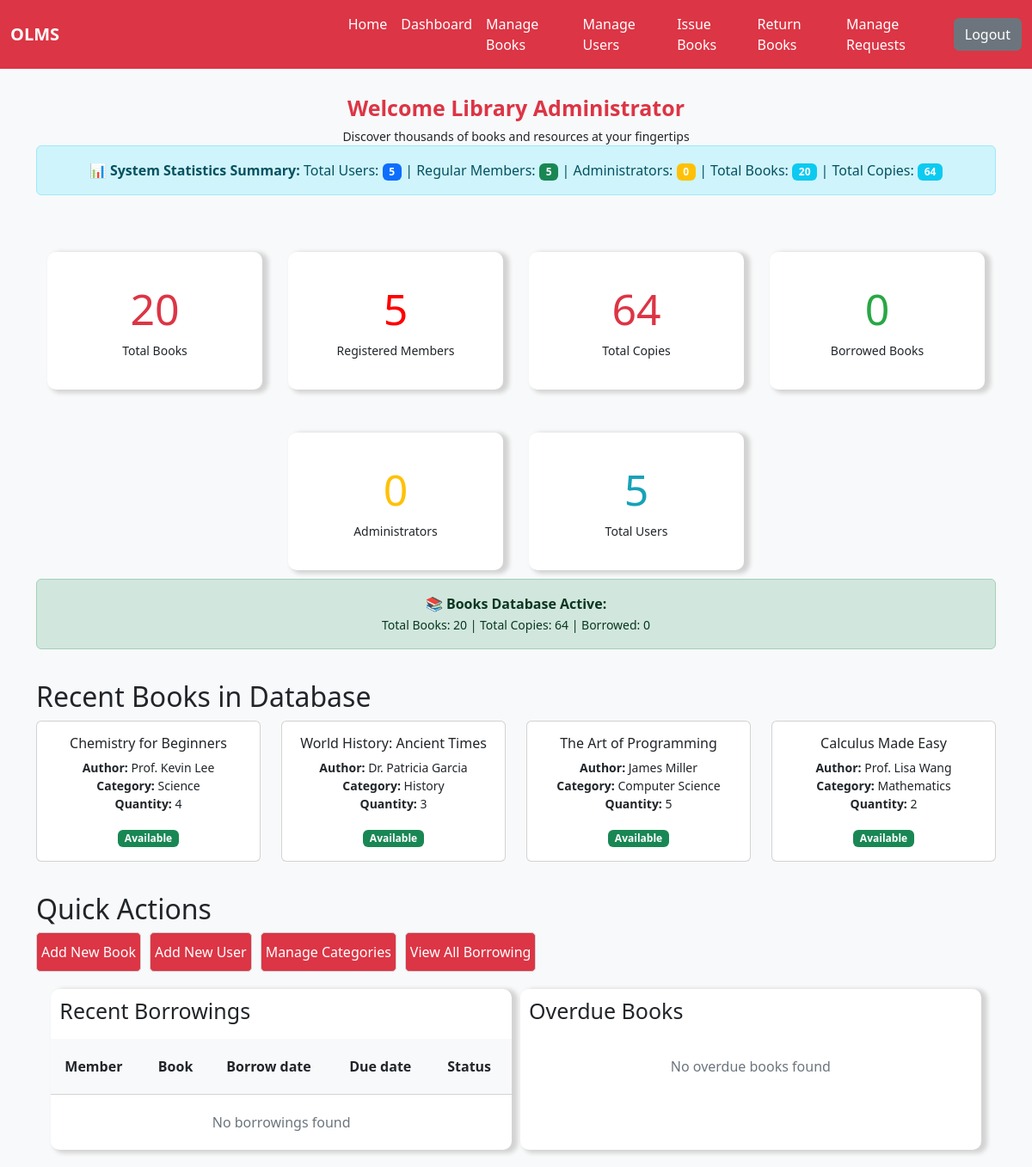
Screenshot of /Admin_dashboard/admindashboard.php (signed in) with the database file from the repository.
### tables this page shows
CREATE TABLE `books` (
  `id` int(11) NOT NULL AUTO_INCREMENT,
  `title` varchar(200) NOT NULL,
  `author` varchar(100) NOT NULL,
  `category` varchar(50) NOT NULL,
  `description` text,
  `cover` varchar(500) DEFAULT NULL,
  `quantity` int(11) DEFAULT 1,
  `created_at` timestamp DEFAULT CURRENT_TIMESTAMP,
  PRIMARY KEY (`id`)
);

### Admin_dashboard/admindashboard.php (the view, shortened to what this page needs)
<?php
$total_users = 0;
$total_admins = 0;
$total_all_users = 0;
$total_books = 0;
$borrowed_books = 0;
$db_connected = false;
try {
    include('../database/config.php');
    $db_connected = true;
    $sql = "SELECT COUNT(*) as total_users FROM users WHERE role = 'user'";
    $result = mysqli_query($conn, $sql);
    if ($result) {
        $data = mysqli_fetch_assoc($result);
        $total_users = $data['total_users'];
    }
    $sql_admin = "SELECT COUNT(*) as total_admins FROM users WHERE role = 'admin'";
    $result_admin = mysqli_query($conn, $sql_admin);
    if ($result_admin) {
        $data_admin = mysqli_fetch_assoc($result_admin);
        $total_admins = $data_admin['total_admins'];
    }
    $sql_total = "SELECT COUNT(*) as total_all_users FROM users";
    $result_total = mysqli_query($conn, $sql_total);
    if ($result_total) {
        $data_total = mysqli_fetch_assoc($result_total);
        $total_all_users = $data_total['total_all_users'];
    }
    $sql_books = "SELECT COUNT(*) as total_books FROM books";
    $result_books = mysqli_query($conn, $sql_books);
    if ($result_books) {
        $data_books = mysqli_fetch_assoc($result_books);
        $total_books = $data_books['total_books'];
    }
    $sql_total_quantity = "SELECT SUM(quantity) as total_quantity FROM books";
    $result_quantity = mysqli_query($conn, $sql_total_quantity);
    if ($result_quantity) {
        $data_quantity = mysqli_fetch_assoc($result_quantity);
        $total_quantity = $data_quantity['total_quantity'] ? $data_quantity['total_quantity'] : 0;
    }
    $borrowed_books = 0;
    $sql_recent_books = "SELECT * FROM books ORDER BY id DESC LIMIT 4";
    $result_recent = mysqli_query($conn, $sql_recent_books);
    $recent_books = [];
    if ($result_recent) {
        while ($row = mysqli_fetch_assoc($result_recent)) {
            $recent_books[] = $row;
        }
    }
} catch (Exception $e) {
    $db_connected = false;
    $error_message = "Database connection failed. Please ensure MySQL server is running.";
}
?>
<!DOCTYPE html>
<html lang="en">
<head>
  <link
    href="https://cdn.jsdelivr.net/npm/bootstrap@5.3.0/dist/css/bootstrap.min.css"
    rel="stylesheet" />
  <link rel="stylesheet" href="/OLMS/asset/style.css" />
</head>
<body class="admin-dashboard">
  <?php
  include("navbar_admin.php");
  ?>
  <div class="user-dheading">
    <h1 style="color: #dc3545;" class="user-dtext">Welcome Library Administrator</h1>
    <small class="user-hsmall-text">Discover thousands of books and resources at your fingertips</small>
  </div>
  <?php if ($db_connected): ?>
  <div class="container" style="margin-bottom: 20px;">
    <div class="row">
      <div class="col-md-12">
        <div class="alert alert-info" style="text-align: center;">
          <strong>📊 System Statistics Summary:</strong>
          Total Users: <span class="badge bg-primary"><?php echo $total_all_users; ?></span> |
          Regular Members: <span class="badge bg-success"><?php echo $total_users; ?></span> |
          Administrators: <span class="badge bg-warning"><?php echo $total_admins; ?></span>
          <?php if ($total_books > 0): ?>
          | Total Books: <span class="badge bg-info"><?php echo $total_books; ?></span>
          | Total Copies: <span class="badge bg-info"><?php echo isset($total_quantity) ? $total_quantity : 0; ?></span>
          <?php endif; ?>
        </div>
      </div>
    </div>
  </div>
  <?php endif; ?>
  <div class="user-details-box">
    <div class="user-dMainBox">
      <div class="user-total-books">
        <div class="user-numbers">
          <h1 style="color: #dc3545;"><?php echo $db_connected ? $total_books : 'N/A'; ?></h1>
        </div>
        <small class="user-small-txt">Total Books</small>
      </div>
      <div class="user-regm">
        <div class="user-numbers">
          <h1 style="color: red;"><?php echo $db_connected ? $total_users : 'N/A'; ?></h1>
        </div>
        <small class="user-small-txt">Registered Members</small>
      </div>
      <div class="user-borrowig">
        <div class="user-numbers">
          <h1 style="color: #dc3545;"><?php echo $db_connected ? (isset($total_quantity) ? $total_quantity : 0) : 'N/A'; ?></h1>
        </div>
        <small class="user-small-txt">Total Copies</small>
      </div>
      <div class="user-books-categories">
        <div class="user-numbers">
          <h1 style="color: #28a745;"><?php echo $db_connected ? $borrowed_books : 'N/A'; ?></h1>
        </div>
        <small class="user-small-txt">Borrowed Books</small>
      </div>
      <div class="user-books-categories">
        <div class="user-numbers">
          <h1 style="color: #ffc107;"><?php echo $db_connected ? $total_admins : 'N/A'; ?></h1>
        </div>
        <small class="user-small-txt">Administrators</small>
      </div>
      <div class="user-books-categories">
        <div class="user-numbers">
          <h1 style="color: #17a2b8;"><?php echo $db_connected ? $total_all_users : 'N/A'; ?></h1>
        </div>
        <small class="user-small-txt">Total Users</small>
      </div>
    </div>
  </div>
  <?php if ($db_connected && $total_books > 0): ?>
  <div class="container" style="margin-bottom: 20px;">
    <div class="row">
      <div class="col-md-12">
        <div class="alert alert-success" style="text-align: center;">
          <strong>📚 Books Database Active:</strong><br>
          <small>Total Books: <?php echo $total_books; ?> | Total Copies: <?php echo isset($total_quantity) ? $total_quantity : 0; ?> | Borrowed: <?php echo $borrowed_books; ?></small>
        </div>
      </div>
    </div>
  </div>
  <?php endif; ?>
  <?php if ($db_connected && !empty($recent_books)): ?>
  <div class="container" style="margin-bottom: 20px;">
    <h2>Recent Books in Database</h2>
    <div class="row">
      <?php foreach ($recent_books as $book): ?>
      <div class="col-md-3 mb-3">
        <div class="card">
          <div class="card-body text-center">
            <h6 class="card-title"><?php echo htmlspecialchars($book['title']); ?></h6>
            <p class="card-text small">
              <strong>Author:</strong> <?php echo htmlspecialchars($book['author']); ?><br>
              <strong>Category:</strong> <?php echo htmlspecialchars($book['category']); ?><br>
              <strong>Quantity:</strong> <?php echo $book['quantity']; ?>
            </p>
            <span class="badge bg-<?php echo $book['quantity'] > 0 ? 'success' : 'danger'; ?>">
              <?php echo $book['quantity'] > 0 ? 'Available' : 'Out of Stock'; ?>
            </span>
          </div>
        </div>
      </div>
      <?php endforeach; ?>
    </div>
  </div>
  <?php endif; ?>
  <div class="container">
    <h2>Quick Actions</h2>
    <div class="admin-action">
      <button class="admin-aBtn">Add New Book</button>
      <button class="admin-aBtn">Add New User</button>
      <button class="admin-aBtn">Manage Categories</button>
      <button class="admin-aBtn">View All Borrowing</button>
    </div>
  </div>
  <div class="container">
    <div class="admin-details" style="flex-wrap: wrap">
      <div class="mbook-table Recent-borrow">
        <h2 class="admin-action-heading">Recent Borrowings</h2>
        <table class="admin-table">
          <thead>
            <tr class="user-thead-row">
              <th>Member</th>
              <th>Book</th>
              <th>Borrow date</th>
              <th>Due date</th>
              <th>Status</th>
            </tr>
          </thead>
          <tbody>
            <?php if ($db_connected && $borrowed_books > 0): ?>
            <tr class="user-tbody-row">
              <td>Sample User</td>
              <td>Sample Book</td>
              <td>2024-01-01</td>
              <td>2024-01-15</td>
              <td>Borrowed</td>
            </tr>
            <?php else: ?>
            <tr class="user-tbody-row">
              <td colspan="5" style="text-align: center; color: #6c757d;">No borrowings found</td>
            </tr>
            <?php endif; ?>
          </tbody>
        </table>
      </div>
      <div class="overdue-books">
        <h2 class="admin-action-heading">Overdue Books</h2>
        <div style="padding: 20px; text-align: center; color: #6c757d;">
          No overdue books found
        </div>
      </div>
    </div>
  </div>
</body>
</html>

### asset/style.css (style rules this page uses)
* { padding: 0; margin: 0; box-sizing: border-box; }
html { height: 100%; }
body { min-height: 100%; display: flex; flex-direction: column; overflow-x: hidden; width: 100%; }
.user-dheading { margin: 0px; display: flex; width: 100%; margin-top: 30px; justify-content: center; flex-direction: column; }
.user-dheading > h1 { font-size: 25px; font-weight: 700; color: #667eea; text-align: center; }
.user-hsmall-text { text-align: center; }
.user-dMainBox { height: auto; width: auto; display: flex; justify-content: center; padding: 0px 30px 0px 30px; flex-wrap: wrap; margin-top:20px ; gap: 30px; max-width: 100%; overflow-x: hidden; }
.user-dMainBox > div { height: 160px; width: 250px; margin: 10px 0px 10px 0px; background-color: white; box-shadow: 5px 2px 5px 2px lightgray; border-radius: 10px; display: flex; justify-content: center; align-items: center; flex-direction: column; transition: transform 0.3s ease-in-out; }
.user-small-txt { text-align: center; }
.user-numbers >h1 { color: #667eea; font-size: 50px; }
.mbook-table { overflow-x: auto; width: 100%; background-color: white; border-radius: 10px; box-shadow: 5px 2px 5px 2px lightgray; }
.user-thead-row { background-color: #f8f9fa; }
.user-tbody-row { border-top: 1px solid lightgray; }
.admin-action { display: flex; align-items: end; gap: 10px; flex-wrap: wrap; margin-bottom: 20px; }
.admin-aBtn { padding: 10px 5px 10px 5px; border-radius: 5px; border: 1px solid lightgray; color: white; background-color: #dc3545; }
.admin-dashboard { background-color: #f8f9fa; }
.admin-details { display: flex; flex-direction: row; justify-content: center; flex-wrap: wrap; height: 100%; width: 100%; gap: 10px; margin-bottom: 20px; }
.Recent-borrow { border-radius: 10px; width: 48%; height: 50%; background-color: white; box-shadow: 5px 2px 5px 2px lightgray; }
.overdue-books { border-radius: 10px; width: 48%; background-color: white; box-shadow: 5px 2px 5px 2px lightgray; }
.admin-action-heading { padding: 10px; font-size:25px; }
.admin-table { width: 100%; border-collapse: collapse; }
.admin-table th, .admin-table td { padding: 20px 16px; text-align: left; white-space: nowrap; }

### rows the page displays
books: title "Chemistry for Beginners", author "Prof. Kevin Lee", category "Science", quantity "4", shows "Available"
books: title "World History: Ancient Times", author "Dr. Patricia Garcia", category "History", quantity "3", shows "Available"
books: title "The Art of Programming", author "James Miller", category "Computer Science", quantity "5", shows "Available"
books: title "Calculus Made Easy", author "Prof. Lisa Wang", category "Mathematics", quantity "2", shows "Available"

### other values shown
$total_all_users "5"
$total_users "5"
$total_admins "0"
$total_books "20"
$total_quantity "64"
$borrowed_books "0"
